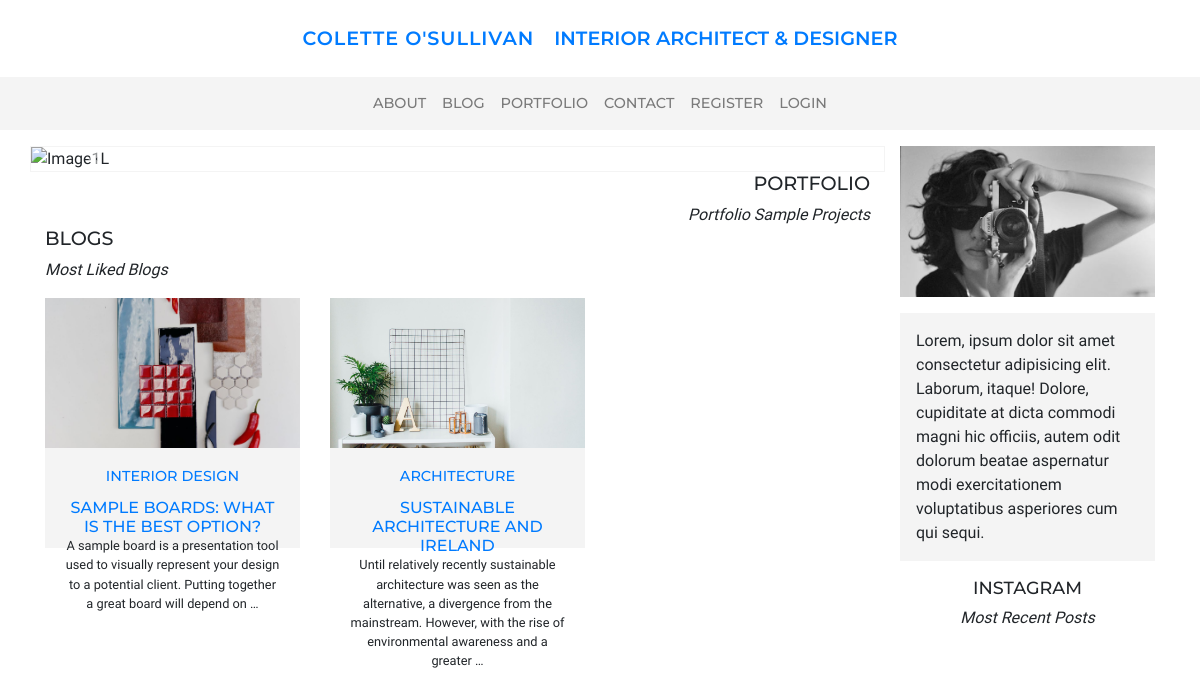
The app's page /, older data.
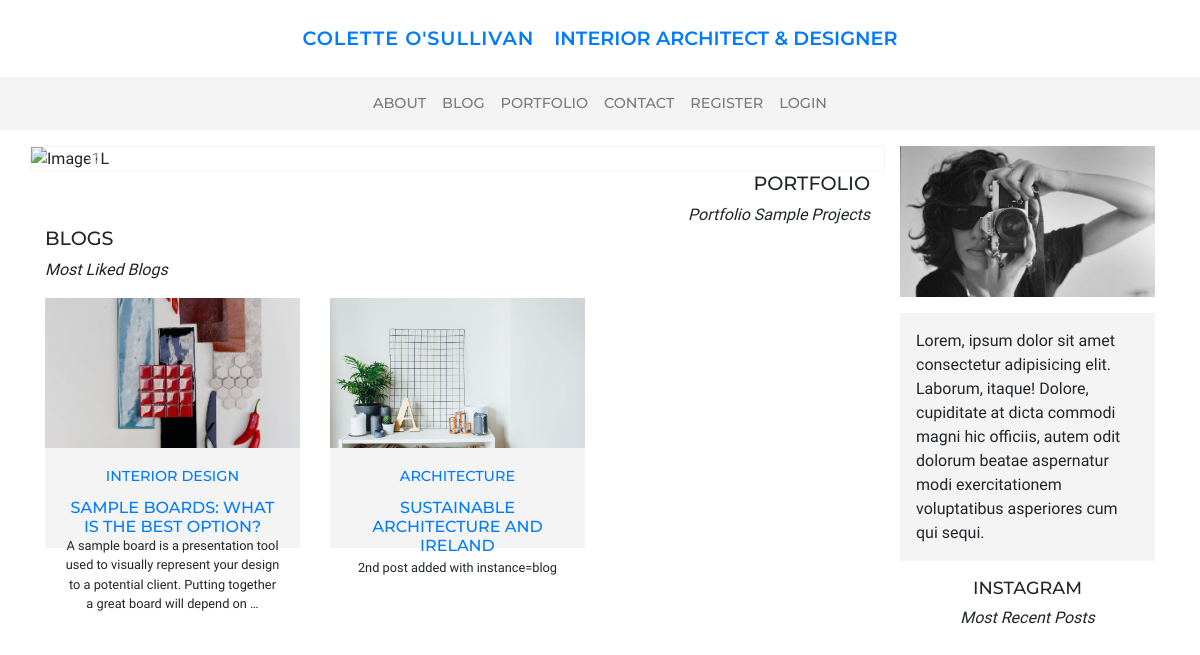
The same page, newer data.
### blog/models.py (models this page shows, shortened)
class Blog(models.Model):
    category = models.ForeignKey('Category', on_delete=models.CASCADE, related_name='blogs') # no null !!!
    title = models.CharField(max_length=50) # char blank - no blank
    date = models.DateField(default=timezone.now) # auto
    image = models.ImageField(default='blog_default.jpg', upload_to='blog_images') # image blank
    content = models.TextField(blank=True) # text blank
    order = models.IntegerField(null=True, blank=True) # null ok - should not be required in form!!!
    exclude = models.BooleanField(default=False) # yes no

class Category(models.Model):
    title = models.CharField(max_length=20)

### home/views.py (the view)
# urls.py: path('', views.index, name='index'),
def index(request):
    blogs = Blog.objects.filter(exclude=False).order_by('order')[:3]
    context = {'blogs': blogs}
    return render(request, 'home/index.html', context)

### home/templates/home/index.html (shortened to what this page needs)
{% extends 'base.html' %}
{% load static %}
{% block content%}
<div class="row">
  <section class="col-12 col-md-8 col-lg-9">
    <div class="row">
      <div class="col-12 p-0">
        <div id="carouselExampleFade" class="carousel slide carousel-fade border-stone p-0 m-0" data-ride="carousel">
          <div class="carousel-inner">
            <div class="carousel-item active" data-interval="4000">
              <img src="{% static 'images/landscape1.jpg' %}" class="d-none d-md-block w-100" alt="Image1L">
            </div>
          </div>
          <a class="carousel-control-prev" href="#carouselExampleFade" role="button" data-slide="prev">
            <span class="carousel-control-prev-icon" aria-hidden="true"></span>
          </a>
          <a class="carousel-control-next" href="#carouselExampleFade" role="button" data-slide="next">
            <span class="carousel-control-next-icon" aria-hidden="true"></span>
          </a>
        </div>
      </div>
    </div>
    <div class="row">
      <div class="col-12 text-right">
        <h1>Portfolio</h1>
        <span class="italics">Portfolio Sample Projects</span>
      </div>
    </div>
    <div class="row">
      <div class="col-12">
        <h1>Blogs</h1>
        <span class="italics">Most Liked Blogs</span>
      </div>
    </div>
    <div class="row mt-3">
      {% for blog in blogs %}
      <div class="col-12 col-md-6 col-lg-4">
        <div class="card rounded-0 border-0 mb-2">
          <div class="height150 d-flex justify-content-center background-img"
            style="background-image: url({{ blog.image.url }})"></div>
          <div class="card-body text-center stone height-cardtext">
            <a href="{% url 'blog' pk=blog.id %}">
              <h3 class="card-title">{{ blog.category.title }}</h3>
              <h4 class="card-text">{{ blog.title }}</h4>
            </a>
            <small class="d-none d-lg-inline-block">{{ blog.content|truncatewords:25}}</small>
          </div>
        </div>
      </div>
      {% endfor %}
    </div>
</section>
    <aside class="col-12 col-md-4 col-lg-3">
      <img src="{% static 'images/cos.jpg' %}" class="img-fluid mb-3" alt="portrait">
      <p class="stone p-3 mb-3">Lorem, ipsum dolor sit amet consectetur adipisicing elit. Laborum, itaque! Dolore,
        cupiditate at dicta commodi
        magni hic officiis, autem odit dolorum beatae aspernatur modi exercitationem voluptatibus asperiores cum qui
        sequi.</p>
      <div class="mb-3 text-center">
        <h2>INSTAGRAM</h2>
        <span class="italics">Most Recent Posts</span>
        <link href="https://assets.juicer.io/embed.css" media="all" rel="stylesheet" type="text/css" />
      </div>
    </aside>
</div>
{% endblock %}

Row changes from the older to the newer data that the page shows:
changed Blog "SUSTAINABLE ARCHITECTURE AND IRELAND": content "Until relatively recently sustainable architecture was seen as the alternative, a divergence from the mainstream. However, with the rise of environmental awareness and a greater …" → "2nd post added with instance=blog"
